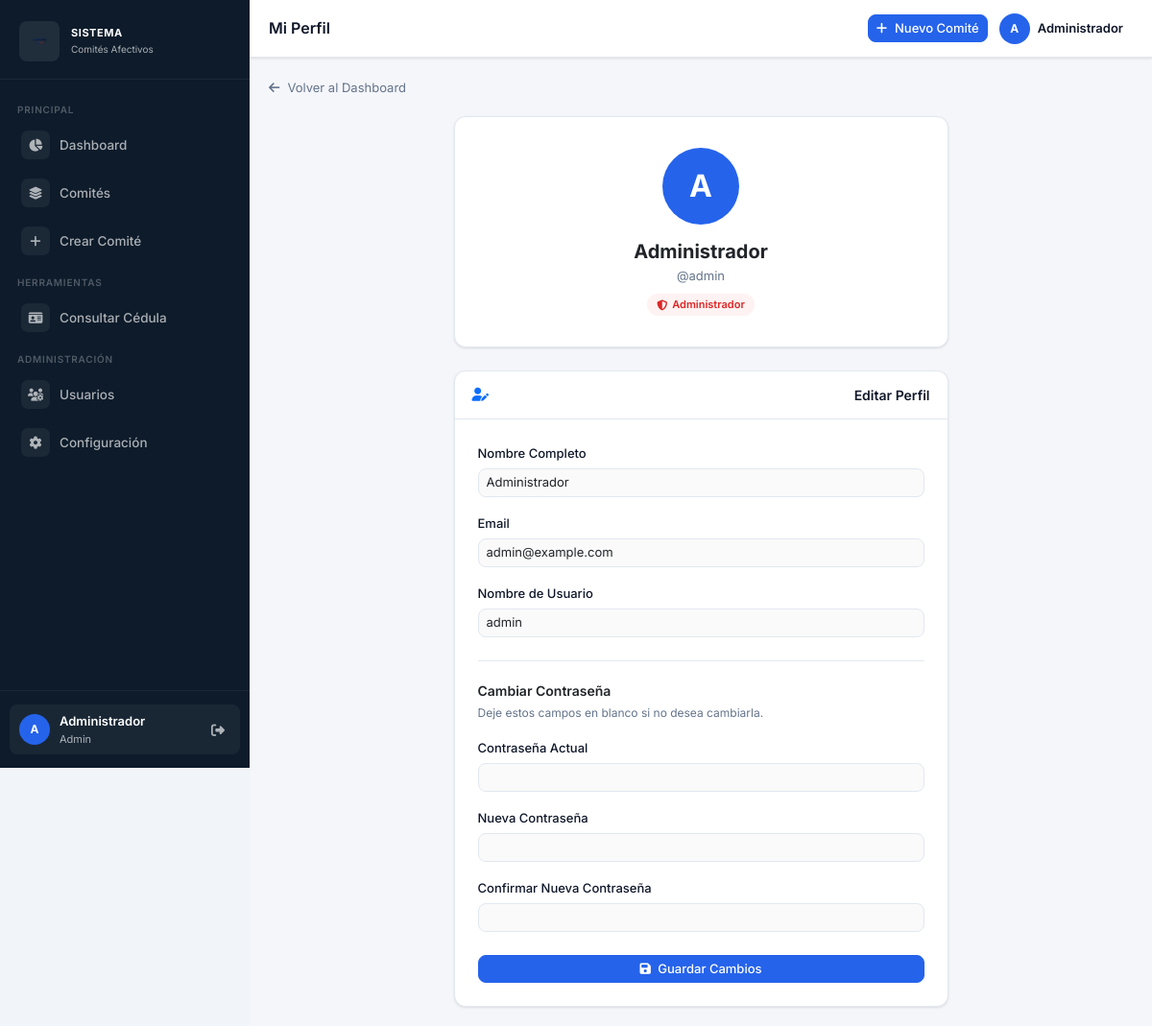
The page /perfil.php (signed in) on the database as committed earlier.
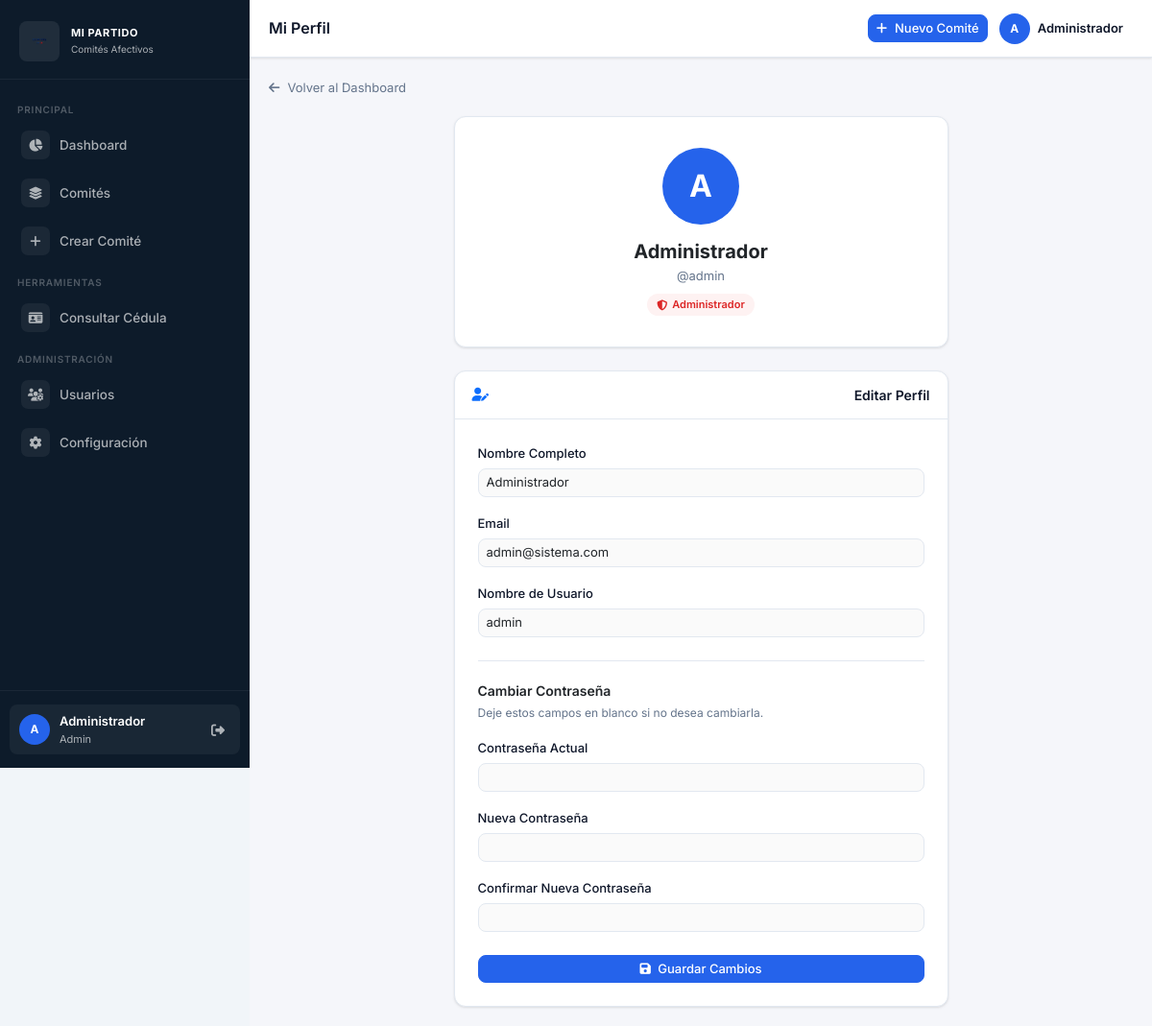
The same page on the database as committed later.
### tables this page shows
CREATE TABLE IF NOT EXISTS usuarios (
    id INT AUTO_INCREMENT PRIMARY KEY,
    nombre VARCHAR(100) NOT NULL,
    usuario VARCHAR(50) NOT NULL UNIQUE,
    password VARCHAR(255) NOT NULL,
    email VARCHAR(100),
    rol ENUM('admin','supervisor','digitador') DEFAULT 'digitador',
    fecha_registro TIMESTAMP DEFAULT CURRENT_TIMESTAMP,
    ultimo_acceso DATETIME,
    activo BOOLEAN DEFAULT TRUE
);

CREATE TABLE IF NOT EXISTS configuracion (
    id INT AUTO_INCREMENT PRIMARY KEY,
    nombre_partido VARCHAR(100) DEFAULT 'Mi Partido',
    siglas VARCHAR(20) DEFAULT 'MP',
    logo LONGBLOB,
    color_primario VARCHAR(7) DEFAULT '#2563eb',
    color_sidebar  VARCHAR(7) DEFAULT '#0d1b2a',
    color_accent   VARCHAR(7) DEFAULT '#3b82f6',
    candidato_principal_nombre VARCHAR(150),
    candidato_principal_foto LONGBLOB
);

### includes/auth.php (called while the page is built, shortened)
<?php
function cargarConfiguracion() {
    $conn = conectarDB();
    $res = $conn->query("SELECT * FROM configuracion LIMIT 1");
    $config = $res ? $res->fetch_assoc() : [];
    return $config ?: [
        'nombre_partido' => 'Sistema',
        'siglas'         => '',
        'color_primario' => '#2563eb',
        'color_sidebar'  => '#0d1b2a',
        'color_accent'   => '#3b82f6',
        'logo'           => null,
    ];
}
?>

### perfil.php (the view, shortened to what the changed rows need)
<?php
require_once 'includes/auth.php';
$conn = conectarDB();
$usuario_id = $_SESSION['usuario_id'];
$stmt = $conn->prepare("SELECT * FROM usuarios WHERE id = ?");
$stmt->bind_param("i", $usuario_id); $stmt->execute();
$usuario = $stmt->get_result()->fetch_assoc();
$titulo_pagina = 'Mi Perfil';
include 'includes/header.php';
?>
<div class="row justify-content-center">
    <div class="col-lg-7">
        <div class="card mb-4" style="text-align:center;padding:32px 24px;">
            <div class="profile-avatar"><?php echo strtoupper(substr($usuario['nombre'],0,1)); ?></div>
            <h5 class="fw-bold mb-1"><?php echo htmlspecialchars($usuario['nombre']); ?></h5>
            <div style="font-size:13px;color:var(--text-secondary);">@<?php echo htmlspecialchars($usuario['usuario']); ?></div>
            <div style="margin-top:8px;">
                <span style="display:inline-flex;align-items:center;gap:5px;font-size:11px;font-weight:600;padding:3px 10px;border-radius:20px;<?php echo $usuario['rol']==='admin' ? 'background:#fef2f2;color:#dc2626;' : 'background:color-mix(in srgb,var(--accent) 10%,white);color:var(--accent);'; ?>">
                </span>
            </div>
        </div>
        <div class="card">
            <div class="p-4">
                <form method="POST">
                    <div class="mb-3">
                        <label class="form-label" style="font-size:13px;font-weight:500;">Nombre Completo</label>
                        <input type="text" class="form-control form-control-sm" name="nombre"
                               value="<?php echo htmlspecialchars($usuario['nombre']); ?>" required>
                    </div>
                    <div class="mb-3">
                        <label class="form-label" style="font-size:13px;font-weight:500;">Email</label>
                        <input type="email" class="form-control form-control-sm" name="email"
                               value="<?php echo htmlspecialchars($usuario['email']); ?>" required>
                    </div>
                    <div class="mb-3">
                        <label class="form-label" style="font-size:13px;font-weight:500;">Nombre de Usuario</label>
                        <input type="text" class="form-control form-control-sm" name="usuario"
                               value="<?php echo htmlspecialchars($usuario['usuario']); ?>" required>
                    </div>
                </form>
            </div>
        </div>
    </div>
</div>
<?php include 'includes/footer.php'; ?>

### includes/header.php (shortened to what the changed rows need)
<?php
require_once __DIR__ . '/auth.php';
$_cfg = cargarConfiguracion();
$_sistema_nombre = $_cfg['nombre_partido'] ?? 'Sistema';
?>
<!DOCTYPE html>
<html lang="es">
<head>
    <link href="https://cdn.jsdelivr.net/npm/bootstrap@5.3.0/dist/css/bootstrap.min.css" rel="stylesheet">
    <link rel="stylesheet" href="https://cdnjs.cloudflare.com/ajax/libs/font-awesome/6.4.0/css/all.min.css">
</head>
<body>
<aside class="sidebar" id="sidebar">
    <div class="sidebar-brand">
        <div>
            <div class="sidebar-brand-name"><?php echo htmlspecialchars($_sistema_nombre); ?></div>
            <div class="sidebar-brand-sub">Comités Afectivos</div>
        </div>
    </div>
</aside>
<div class="main-wrapper" id="mainWrapper">
    <header class="topbar">
        <div class="topbar-left">
            <h1 class="page-title"><?php echo isset($titulo_pagina)?htmlspecialchars($titulo_pagina):'Dashboard'; ?></h1>
        </div>
    </header>
    <main class="page-content">

Rows that differ between the two databases and show on the page:
added configuracion: nombre_partido "MI PARTIDO"
changed usuarios "Administrador": email "admin@example.com" → "admin@sistema.com"
Other text that changed with them:
$_sistema_nombre: "SISTEMA" → (not shown)
